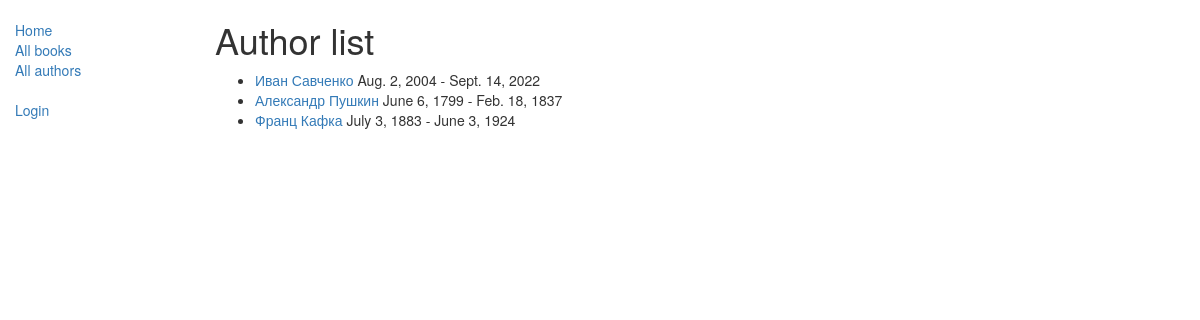
Screenshot of /catalog/authors/ with the database file from the repository.
### catalog/models.py (models this page shows, shortened)
class Author(models.Model):
    first_name = models.CharField(max_length=100)
    last_name = models.CharField(max_length=100)
    date_of_birth = models.DateField(null=True, blank=True)
    date_of_death = models.DateField('Died', null=True, blank=True)
    def get_absolute_url(self):
        return reverse('author-detail', args=[str(self.id)])

### catalog/views.py (the view)
class AuthorListView(generic.ListView):
    model = Author

### catalog/templates/catalog/author_list.html
{% extends "base_generic.html" %}
{% block content %}
    <h1>Author list</h1>
    {% if author_list %}
    <ul>
        {% for author in author_list %}
            <li>
                <a href="{{ author.get_absolute_url }}">{{ author.first_name }} {{ author.last_name }}</a> {{ author.date_of_birth }} - {{ author.date_of_death }}
            </li>
        {% endfor %}
    </ul>
    {% else %}
        <p>There are no authors here yet.</p>
    {% endif %}
{% endblock %}

### rows the page displays
Author: first_name "Иван", last_name "Савченко", date_of_birth "Aug. 2, 2004", date_of_death "Sept. 14, 2022"
Author: first_name "Александр", last_name "Пушкин", date_of_birth "June 6, 1799", date_of_death "Feb. 18, 1837"
Author: first_name "Франц", last_name "Кафка", date_of_birth "July 3, 1883", date_of_death "June 3, 1924"
